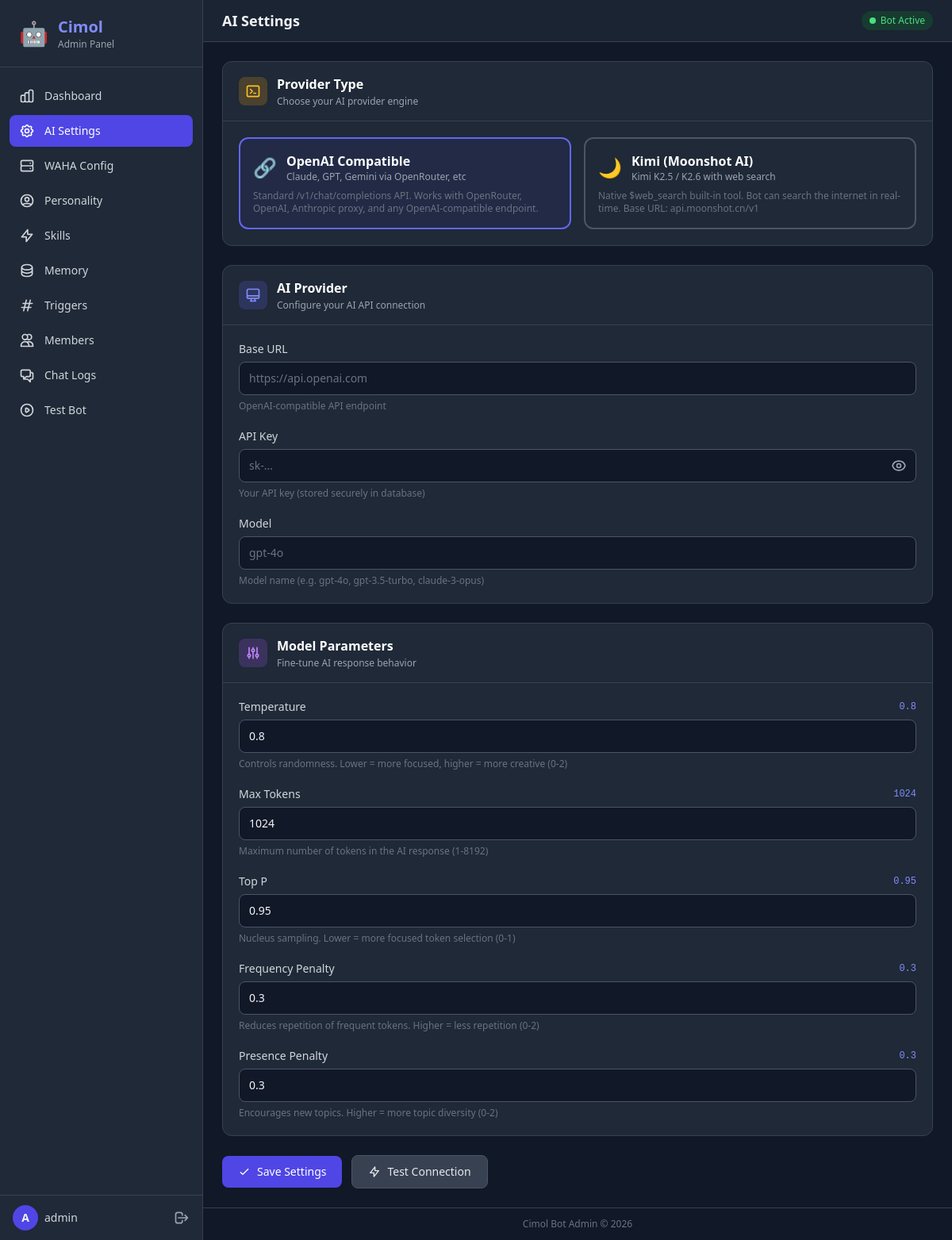
/public/admin/settings.php (signed in), run on the app's committed database.
### tables this page shows
CREATE TABLE IF NOT EXISTS settings (
    id INT AUTO_INCREMENT PRIMARY KEY,
    setting_key VARCHAR(100) NOT NULL UNIQUE,
    setting_value TEXT NULL,
    setting_type ENUM('string', 'number', 'boolean', 'json') DEFAULT 'string',
    category ENUM('ai_provider', 'waha', 'bot', 'general') DEFAULT 'general',
    description VARCHAR(255) NULL,
    created_at DATETIME DEFAULT CURRENT_TIMESTAMP,
    updated_at DATETIME DEFAULT CURRENT_TIMESTAMP ON UPDATE CURRENT_TIMESTAMP
);

### public/admin/settings.php (the view, shortened to what the rows shown need)
<?php
require_once __DIR__ . '/layout.php';
$aiTemperature = \BotWA\Config::get('ai_temperature', 0.7);
$aiMaxTokens = \BotWA\Config::get('ai_max_tokens', 1024);
$aiTopP = \BotWA\Config::get('ai_top_p', 1.0);
$aiFrequencyPenalty = \BotWA\Config::get('ai_frequency_penalty', 0.0);
$aiPresencePenalty = \BotWA\Config::get('ai_presence_penalty', 0.0);
?>
<form method="POST" action="" id="settings-form">
    <div class="grid grid-cols-1 xl:grid-cols-2 gap-6 mb-6">
        <div class="bg-gray-800 rounded-xl border border-gray-700 overflow-hidden">
            <div class="p-5 space-y-5">
                <div>
                    <div class="flex items-center justify-between mb-1.5">
                        <label for="ai_temperature" class="text-sm font-medium text-gray-300">Temperature</label>
                        <span id="temp-value" class="text-xs font-mono text-indigo-400"><?= htmlspecialchars($aiTemperature) ?></span>
                    </div>
                    <input type="number" id="ai_temperature" name="ai_temperature"
                           value="<?= htmlspecialchars($aiTemperature) ?>"
                           step="0.1" min="0" max="2"
                           class="w-full px-3 py-2.5 bg-gray-900 border border-gray-600 rounded-lg text-gray-100 text-sm focus:outline-none focus:ring-2 focus:ring-indigo-500 focus:border-transparent transition-colors"
                           oninput="document.getElementById('temp-value').textContent = this.value">
                    <p class="mt-1.5 text-xs text-gray-500">Controls randomness. Lower = more focused, higher = more creative (0-2)</p>
                </div>
                <div>
                    <div class="flex items-center justify-between mb-1.5">
                        <label for="ai_max_tokens" class="text-sm font-medium text-gray-300">Max Tokens</label>
                        <span id="tokens-value" class="text-xs font-mono text-indigo-400"><?= htmlspecialchars($aiMaxTokens) ?></span>
                    </div>
                    <input type="number" id="ai_max_tokens" name="ai_max_tokens"
                           value="<?= htmlspecialchars($aiMaxTokens) ?>"
                           min="1" max="8192"
                           class="w-full px-3 py-2.5 bg-gray-900 border border-gray-600 rounded-lg text-gray-100 text-sm focus:outline-none focus:ring-2 focus:ring-indigo-500 focus:border-transparent transition-colors"
                           oninput="document.getElementById('tokens-value').textContent = this.value">
                    <p class="mt-1.5 text-xs text-gray-500">Maximum number of tokens in the AI response (1-8192)</p>
                </div>
                <div>
                    <div class="flex items-center justify-between mb-1.5">
                        <label for="ai_top_p" class="text-sm font-medium text-gray-300">Top P</label>
                        <span id="topp-value" class="text-xs font-mono text-indigo-400"><?= htmlspecialchars($aiTopP) ?></span>
                    </div>
                    <input type="number" id="ai_top_p" name="ai_top_p"
                           value="<?= htmlspecialchars($aiTopP) ?>"
                           step="0.05" min="0" max="1"
                           class="w-full px-3 py-2.5 bg-gray-900 border border-gray-600 rounded-lg text-gray-100 text-sm focus:outline-none focus:ring-2 focus:ring-indigo-500 focus:border-transparent transition-colors"
                           oninput="document.getElementById('topp-value').textContent = this.value">
                    <p class="mt-1.5 text-xs text-gray-500">Nucleus sampling. Lower = more focused token selection (0-1)</p>
                </div>
                <div>
                    <div class="flex items-center justify-between mb-1.5">
                        <label for="ai_frequency_penalty" class="text-sm font-medium text-gray-300">Frequency Penalty</label>
                        <span id="freq-value" class="text-xs font-mono text-indigo-400"><?= htmlspecialchars($aiFrequencyPenalty) ?></span>
                    </div>
                    <input type="number" id="ai_frequency_penalty" name="ai_frequency_penalty"
                           value="<?= htmlspecialchars($aiFrequencyPenalty) ?>"
                           step="0.1" min="0" max="2"
                           class="w-full px-3 py-2.5 bg-gray-900 border border-gray-600 rounded-lg text-gray-100 text-sm focus:outline-none focus:ring-2 focus:ring-indigo-500 focus:border-transparent transition-colors"
                           oninput="document.getElementById('freq-value').textContent = this.value">
                    <p class="mt-1.5 text-xs text-gray-500">Reduces repetition of frequent tokens. Higher = less repetition (0-2)</p>
                </div>
                <div>
                    <div class="flex items-center justify-between mb-1.5">
                        <label for="ai_presence_penalty" class="text-sm font-medium text-gray-300">Presence Penalty</label>
                        <span id="pres-value" class="text-xs font-mono text-indigo-400"><?= htmlspecialchars($aiPresencePenalty) ?></span>
                    </div>
                    <input type="number" id="ai_presence_penalty" name="ai_presence_penalty"
                           value="<?= htmlspecialchars($aiPresencePenalty) ?>"
                           step="0.1" min="0" max="2"
                           class="w-full px-3 py-2.5 bg-gray-900 border border-gray-600 rounded-lg text-gray-100 text-sm focus:outline-none focus:ring-2 focus:ring-indigo-500 focus:border-transparent transition-colors"
                           oninput="document.getElementById('pres-value').textContent = this.value">
                    <p class="mt-1.5 text-xs text-gray-500">Encourages new topics. Higher = more topic diversity (0-2)</p>
                </div>
            </div>
        </div>
    </div>
</form>

### data on the page
settings: setting_value "0.8", ai_temperature "0.8"
settings: setting_value "1024", ai_max_tokens "1024"
settings: setting_value "0.95", ai_top_p "0.95"
settings: setting_value "0.3", ai_frequency_penalty "0.3"
settings: setting_value "0.3", ai_presence_penalty "0.3"

### other printed values
$item['label'] "Dashboard"
$item['label'] "AI Settings"
$item['label'] "WAHA Config"
$item['label'] "Personality"
$item['label'] "Skills"
$item['label'] "Memory"
$item['label'] "Triggers"
$item['label'] "Members"
$item['label'] "Chat Logs"
$item['label'] "Test Bot"
substr($username, 0, 1) "A"
$username "admin"
$title "AI Settings"
